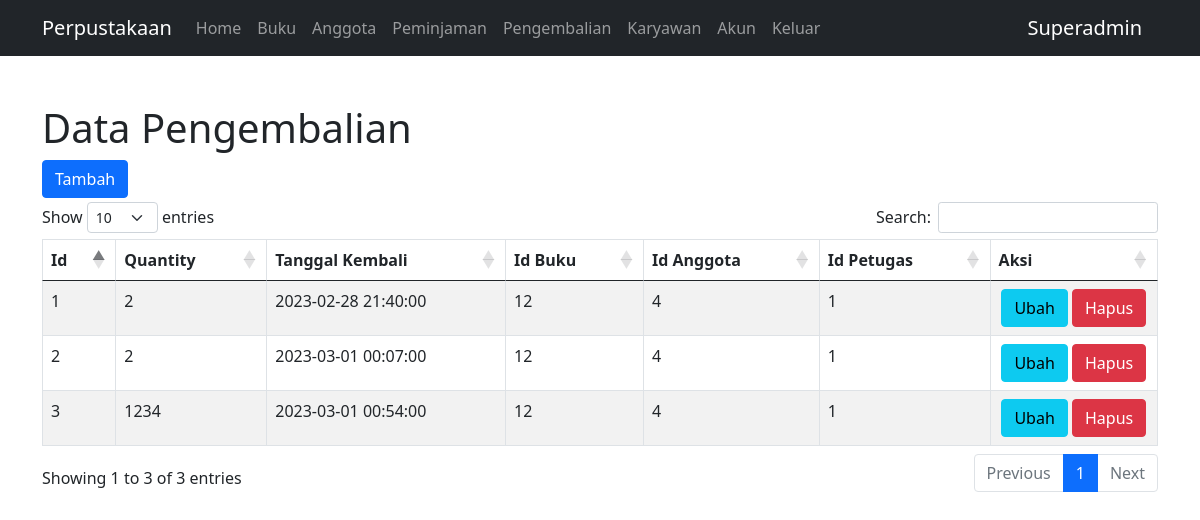
Screenshot of /pengembalian.php (signed in) with the database file from the repository.
### tables this page shows
CREATE TABLE `tb_pengembalian` (
  `id_pengembalian` int NOT NULL,
  `qty` int NOT NULL,
  `tanggal_pengembalian` datetime DEFAULT NULL,
  `id_buku` int NOT NULL,
  `id_anggota` int NOT NULL,
  `id_petugas` int NOT NULL
);

### config/controller.php (called while the page is built, shortened)
<?php
function select($query)
{
    global $db_connect;
    $result = mysqli_query($db_connect, $query);
    $rows = [];
    while ($row = mysqli_fetch_assoc($result)) {
        $rows[] = $row;
    }
    return $rows;
}

### pengembalian.php (the view, shortened to what this page needs)
<?php
include 'layout/header.php';
$data_pengembalian = select("SELECT * FROM tb_pengembalian ORDER BY id_pengembalian ASC")
?>
<div class="container mt-5">
    <h1>Data Pengembalian</h1>
    <a href="tambah-pengembalian.php" class="btn btn-primary mb-1">Tambah</a>
    <table class="table table-bordered table-striped mt-3" id="table">
        <thead>
            <tr>
                <th>Id</th>
                <th>Quantity</th>
                <th>Tanggal Kembali</th>
                <th>Id Buku</th>
                <th>Id Anggota</th>
                <th>Id Petugas</th>
                <th>Aksi</th>
            </tr>
        </thead>
        <tbody>
            <?php $no = 1; ?>
            <?php foreach ($data_pengembalian as $pengembalian) : ?>
                <tr>
                    <td><?= $no++; ?></td>
                    <td><?= $pengembalian['qty']; ?></td>
                    <td><?= $pengembalian['tanggal_pengembalian']; ?></td>
                    <td><?= $pengembalian['id_buku']; ?></td>
                    <td><?= $pengembalian['id_anggota']; ?></td>
                    <td><?= $pengembalian['id_petugas']; ?></td>
                    <td width="15%" class="text-center">
                        <a href="update-pengembalian.php?id_pengembalian=<?= $pengembalian['id_pengembalian']; ?>" class="btn btn-info">Ubah</a>
                        <a href="delete-pengembalian.php?id_pengembalian=<?= $pengembalian['id_pengembalian']; ?>" class="btn btn-danger" onclick="return confirm('Yakin akan menghapus data')">Hapus</a>
                    </td>
                </tr>
            <?php endforeach; ?>
        </tbody>
    </table>
</div>
<?php
include 'layout/footer.php';
?>

### rows the page displays
tb_pengembalian: qty "2", tanggal_pengembalian "2023-02-28 21:40:00", id_buku "12", id_anggota "4", id_petugas "1"
tb_pengembalian: qty "2", tanggal_pengembalian "2023-03-01 00:07:00", id_buku "12", id_anggota "4", id_petugas "1"
tb_pengembalian: qty "1234", tanggal_pengembalian "2023-03-01 00:54:00", id_buku "12", id_anggota "4", id_petugas "1"

### other values shown
$_SESSION['nama'] "Superadmin"
